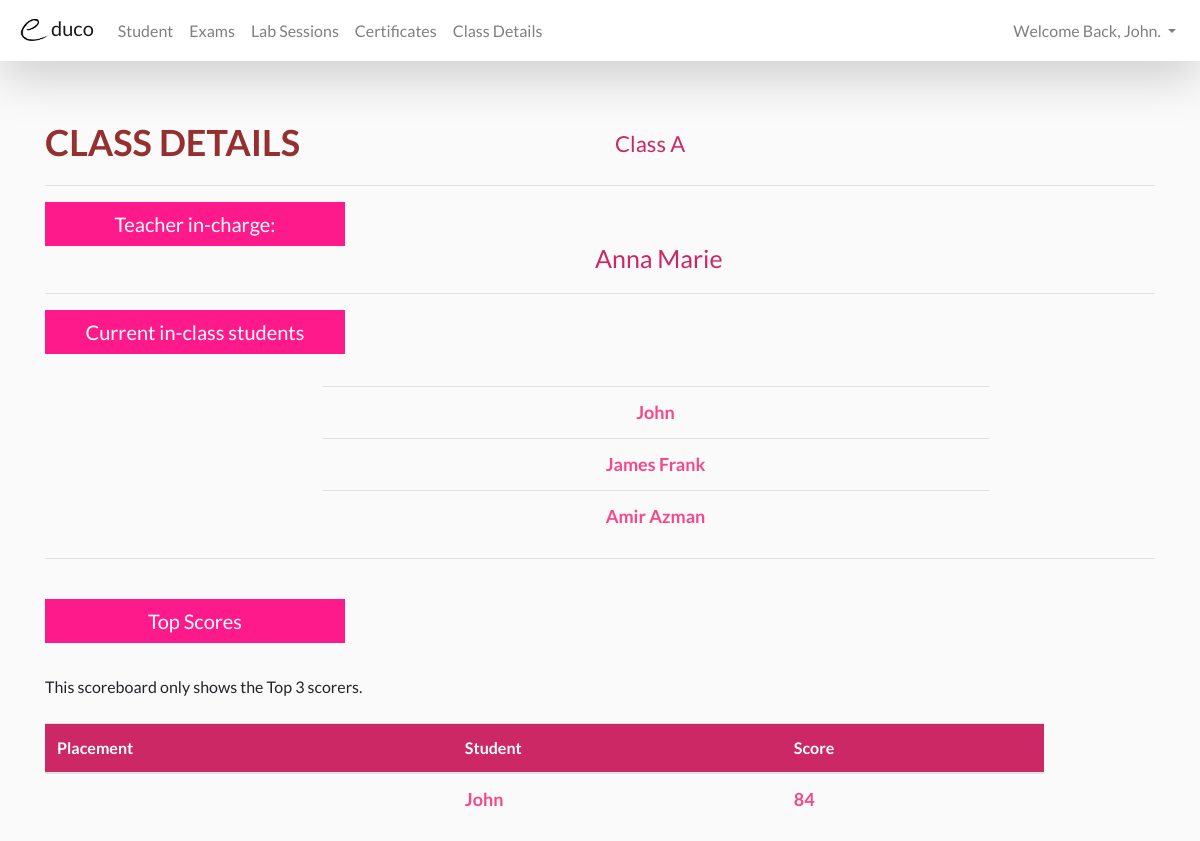
/website/student/studentclassdetails.php (signed in), run on the app's committed database.
### tables this page shows
CREATE TABLE IF NOT EXISTS `class` (
  `C_No` int(10) NOT NULL AUTO_INCREMENT,
  `T_ID` int(10) NOT NULL,
  `C_Name` varchar(25) NOT NULL,
  PRIMARY KEY (`C_No`)
);

CREATE TABLE IF NOT EXISTS `users` (
  `U_ID` int(11) NOT NULL AUTO_INCREMENT,
  `Name` varchar(255) NOT NULL,
  `Email` varchar(255) NOT NULL,
  `Password` varchar(255) NOT NULL,
  `Contact_No` int(11) NOT NULL,
  `Role` varchar(255) NOT NULL,
  PRIMARY KEY (`U_ID`),
  UNIQUE KEY `Email` (`Email`)
);

CREATE TABLE IF NOT EXISTS `student_class` (
  `C_ID` int(10) NOT NULL,
  `S_ID` int(10) NOT NULL,
  `S_Name` varchar(50) NOT NULL,
  PRIMARY KEY (`C_ID`,`S_ID`)
);

### website/student/studentclassdetails.php (the view, shortened to what this page needs)
<!DOCTYPE html>
<html>
<head>
<?php include($_SERVER["DOCUMENT_ROOT"].'/template/header.php'); ?>
</head>
<body>
		<?php include($_SERVER["DOCUMENT_ROOT"].'/template/studentnavbar.php'); ?>
			<div class="container">
				<div class="row">
				<div class="col-sm" style="font-size: 36px; color: #953031; font-weight: bold;"><br/>
				CLASS DETAILS
				</div>
				<div class="col-sm" style="color: #CC2865; font-size: 22px;"><br/><br/>
				<?php
				$conn = mysqli_connect('localhost','root','','educo');
				$username = $_SESSION['user'];
				$sql = "SELECT C_Name FROM class WHERE C_no =
					(SELECT C_ID FROM student_class WHERE S_Name = '$username')";
				$result = mysqli_query($conn, $sql);
				while($row = mysqli_fetch_array($result))
				{
				  echo "<tr>";
				  echo "<td>" . $row['C_Name'] . "</td>";
				  echo "</tr>";
				  }
				?>
				</div>
		</div>
		<hr>
			<div class="row">
				<div class="col-sm">
				<h5 style=" box-sizing: border-box; background-color: #ff1a8c; color: white; width: 300px; padding: 10px"><center>Teacher in-charge:</center></h5>
				</div>
				<div class="col-sm" style="color: #CC2865; font-size: 25px; margin-right: 40px;"><br/>
				<?php
				$conn = mysqli_connect('localhost','root','','educo');
				$username = $_SESSION['user'];
				$sql = "SELECT Name FROM users WHERE U_ID =
					(SELECT T_ID FROM class WHERE C_Name =
					(SELECT C_Name FROM class WHERE C_no =
					(SELECT C_ID FROM student_class WHERE S_Name = '$username')))";
				$result = mysqli_query($conn, $sql);
				while($row = mysqli_fetch_array($result))
				{
				  echo "<tr>";
				  echo "<td>" . $row['Name'] . "</td>";
				  echo "</tr>";
				  }
				?>
				</div>
			</div>
		<hr>
		<h5 style=" box-sizing: border-box; background-color: #ff1a8c; color: white; width: 300px; padding: 10px"><center>Current in-class students</center></h5><br/>
			<table class="table table-hover" style="margin-left: 25%; width: 60%;">
  <tbody style="color: #F7478A; font-size: 18px; font-weight: bold; text-align: center;">
<?php
$conn = mysqli_connect('localhost','root','','educo');
$username = $_SESSION['user'];
$sql = "SELECT S_Name FROM student_class WHERE C_ID =
		(SELECT C_ID FROM student_class WHERE S_Name = '$username')";
$result = mysqli_query($conn, $sql);
while($row = mysqli_fetch_array($result))
{
  echo "<tr>";
  echo "<td>" . $row['S_Name'] . "</td>";
  }
  echo "</table>";
?>
		<hr>
		<div class="row">
			<div class="col-sm"><br/>
				<h5 style="box-sizing: border-box; background-color: #ff1a8c; color: white; width: 300px; padding: 10px"><center>Top Scores</center></h5>
			</div>
		</div>
		<br/>
		This scoreboard only shows the Top 3 scorers.<br/><br/>
<table class="table table-hover" style="width: 90%;">
  <thead>
    <tr style="background-color: #CC2865; color: white;">
      <th>Placement</th>
      <th>Student</th>
      <th>Score</th>
    </tr>
  </thead>
  <tbody style="color: #F7478A; font-size: 18px; font-weight: bold;">
<?php
$conn = mysqli_connect('localhost','root','','educo');
$placement = "";
$sql = "SELECT Name, ROUND(AVG(E_Result)) FROM users U
		INNER JOIN result R ON U.U_ID = R.U_ID
		ORDER BY E_Result DESC";
$result = mysqli_query($conn, $sql);
while($row = mysqli_fetch_array($result))
{
  echo "<tr>";
  echo "<td>" .$placement. "</td>";
  echo "<td>" . $row['Name'] . "</td>";
  echo "<td>" . $row['ROUND(AVG(E_Result))'] . "</td>";
  echo "</tr>";
  }
  echo "</table>";
?>
</body>
</html>

### template/header.php (style rules this page uses)
body { font-family: 'Lato' !important; background-color: #FAFAFA !important; }

### website/student/studentclassdetails.php (style rules this page uses)
body { background-image: url("/Pictures/11.png"); background-repeat: no-repeat; background-size: 100%; }

### data on the page
class: C_Name "Class A"
users: Name "Anna Marie"
student_class: S_Name "John"
student_class: S_Name "James Frank"
student_class: S_Name "Amir Azman"

### other printed values
$_SESSION['user'] "John"
$row['Name'] "John"
$row['ROUND(AVG(E_Result))'] "84"
